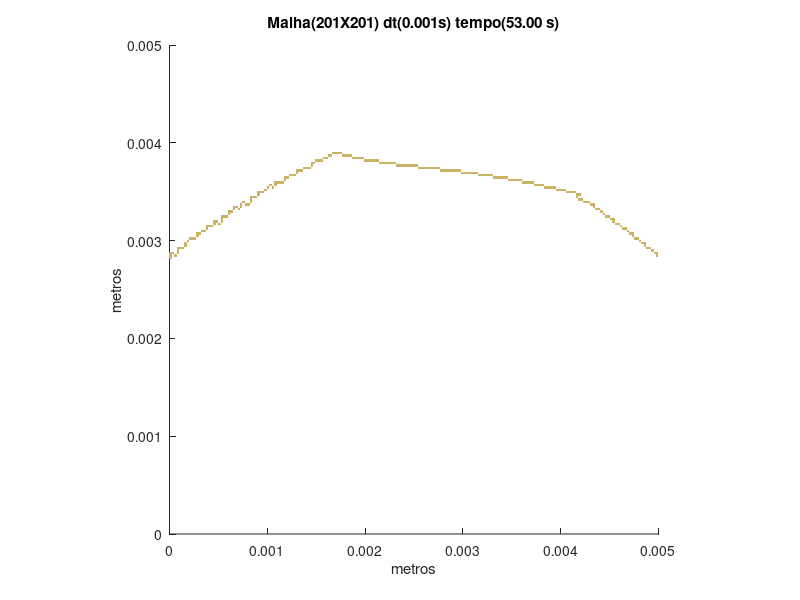

Write the MATLAB code that produced this figure.
set (gca,'PlotBoxAspectRatio',[1 1 1],'Xlim',[0,0.005],'Ylim',[0,0.005])
hold on
title('Malha(201X201) dt(0.001s) tempo(53.00 s)')
hold on
ylabel('metros')
hold on
xlabel('metros')
hold on

fill([0 0 2.48756218905473E-05 2.48756218905473E-05],[0.00281094527363184 0.00283582089552239 0.00283582089552239 0.00281094527363184],[0.8,0.7,0.4],'LineStyle','none')

fill([0 0 2.48756218905473E-05 2.48756218905473E-05],[0.00283582089552239 0.00286069651741294 0.00286069651741294 0.00283582089552239],[0.8,0.7,0.4],'LineStyle','none')

fill([4.97512437810945E-05 4.97512437810945E-05 7.46268656716418E-05 7.46268656716418E-05],[0.00283582089552239 0.00286069651741294 0.00286069651741294 0.00283582089552239],[0.8,0.7,0.4],'LineStyle','none')

fill([0.00497512437810945 0.00497512437810945 0.005 0.005],[0.00283582089552239 0.00286069651741294 0.00286069651741294 0.00283582089552239],[0.8,0.7,0.4],'LineStyle','none')

fill([0 0 2.48756218905473E-05 2.48756218905473E-05],[0.00286069651741294 0.00288557213930348 0.00288557213930348 0.00286069651741294],[0.8,0.7,0.4],'LineStyle','none')

fill([2.48756218905473E-05 2.48756218905473E-05 4.97512437810945E-05 4.97512437810945E-05],[0.00286069651741294 0.00288557213930348 0.00288557213930348 0.00286069651741294],[0.8,0.7,0.4],'LineStyle','none')

fill([7.46268656716418E-05 7.46268656716418E-05 9.95024875621891E-05 9.95024875621891E-05],[0.00286069651741294 0.00288557213930348 0.00288557213930348 0.00286069651741294],[0.8,0.7,0.4],'LineStyle','none')

fill([0.00495024875621891 0.00495024875621891 0.00497512437810945 0.00497512437810945],[0.00286069651741294 0.00288557213930348 0.00288557213930348 0.00286069651741294],[0.8,0.7,0.4],'LineStyle','none')

fill([0.00497512437810945 0.00497512437810945 0.005 0.005],[0.00286069651741294 0.00288557213930348 0.00288557213930348 0.00286069651741294],[0.8,0.7,0.4],'LineStyle','none')

fill([7.46268656716418E-05 7.46268656716418E-05 9.95024875621891E-05 9.95024875621891E-05],[0.00288557213930348 0.00291044776119403 0.00291044776119403 0.00288557213930348],[0.8,0.7,0.4],'LineStyle','none')

fill([0.00492537313432836 0.00492537313432836 0.00495024875621891 0.00495024875621891],[0.00288557213930348 0.00291044776119403 0.00291044776119403 0.00288557213930348],[0.8,0.7,0.4],'LineStyle','none')

fill([7.46268656716418E-05 7.46268656716418E-05 9.95024875621891E-05 9.95024875621891E-05],[0.00291044776119403 0.00293532338308458 0.00293532338308458 0.00291044776119403],[0.8,0.7,0.4],'LineStyle','none')

fill([9.95024875621891E-05 9.95024875621891E-05 0.000124378109452736 0.000124378109452736],[0.00291044776119403 0.00293532338308458 0.00293532338308458 0.00291044776119403],[0.8,0.7,0.4],'LineStyle','none')

fill([0.000124378109452736 0.000124378109452736 0.000149253731343284 0.000149253731343284],[0.00291044776119403 0.00293532338308458 0.00293532338308458 0.00291044776119403],[0.8,0.7,0.4],'LineStyle','none')

fill([0.00487562189054726 0.00487562189054726 0.00490049751243781 0.00490049751243781],[0.00291044776119403 0.00293532338308458 0.00293532338308458 0.00291044776119403],[0.8,0.7,0.4],'LineStyle','none')

fill([0.00490049751243781 0.00490049751243781 0.00492537313432836 0.00492537313432836],[0.00291044776119403 0.00293532338308458 0.00293532338308458 0.00291044776119403],[0.8,0.7,0.4],'LineStyle','none')

fill([0.000149253731343284 0.000149253731343284 0.000174129353233831 0.000174129353233831],[0.00293532338308458 0.00296019900497512 0.00296019900497512 0.00293532338308458],[0.8,0.7,0.4],'LineStyle','none')

fill([0.00485074626865672 0.00485074626865672 0.00487562189054726 0.00487562189054726],[0.00293532338308458 0.00296019900497512 0.00296019900497512 0.00293532338308458],[0.8,0.7,0.4],'LineStyle','none')

fill([0.000149253731343284 0.000149253731343284 0.000174129353233831 0.000174129353233831],[0.00296019900497512 0.00298507462686567 0.00298507462686567 0.00296019900497512],[0.8,0.7,0.4],'LineStyle','none')

fill([0.00482587064676617 0.00482587064676617 0.00485074626865672 0.00485074626865672],[0.00296019900497512 0.00298507462686567 0.00298507462686567 0.00296019900497512],[0.8,0.7,0.4],'LineStyle','none')

fill([0.00485074626865672 0.00485074626865672 0.00487562189054726 0.00487562189054726],[0.00296019900497512 0.00298507462686567 0.00298507462686567 0.00296019900497512],[0.8,0.7,0.4],'LineStyle','none')

fill([0.000174129353233831 0.000174129353233831 0.000199004975124378 0.000199004975124378],[0.00298507462686567 0.00300995024875622 0.00300995024875622 0.00298507462686567],[0.8,0.7,0.4],'LineStyle','none')

fill([0.00480099502487562 0.00480099502487562 0.00482587064676617 0.00482587064676617],[0.00298507462686567 0.00300995024875622 0.00300995024875622 0.00298507462686567],[0.8,0.7,0.4],'LineStyle','none')

fill([0.000199004975124378 0.000199004975124378 0.000223880597014925 0.000223880597014925],[0.00300995024875622 0.00303482587064677 0.00303482587064677 0.00300995024875622],[0.8,0.7,0.4],'LineStyle','none')

fill([0.000223880597014925 0.000223880597014925 0.000248756218905473 0.000248756218905473],[0.00300995024875622 0.00303482587064677 0.00303482587064677 0.00300995024875622],[0.8,0.7,0.4],'LineStyle','none')

fill([0.000248756218905473 0.000248756218905473 0.00027363184079602 0.00027363184079602],[0.00300995024875622 0.00303482587064677 0.00303482587064677 0.00300995024875622],[0.8,0.7,0.4],'LineStyle','none')

fill([0.00475124378109453 0.00475124378109453 0.00477611940298507 0.00477611940298507],[0.00300995024875622 0.00303482587064677 0.00303482587064677 0.00300995024875622],[0.8,0.7,0.4],'LineStyle','none')

fill([0.00477611940298507 0.00477611940298507 0.00480099502487562 0.00480099502487562],[0.00300995024875622 0.00303482587064677 0.00303482587064677 0.00300995024875622],[0.8,0.7,0.4],'LineStyle','none')

fill([0.00027363184079602 0.00027363184079602 0.000298507462686567 0.000298507462686567],[0.00303482587064677 0.00305970149253731 0.00305970149253731 0.00303482587064677],[0.8,0.7,0.4],'LineStyle','none')

fill([0.00472636815920398 0.00472636815920398 0.00475124378109453 0.00475124378109453],[0.00303482587064677 0.00305970149253731 0.00305970149253731 0.00303482587064677],[0.8,0.7,0.4],'LineStyle','none')

fill([0.00027363184079602 0.00027363184079602 0.000298507462686567 0.000298507462686567],[0.00305970149253731 0.00308457711442786 0.00308457711442786 0.00305970149253731],[0.8,0.7,0.4],'LineStyle','none')

fill([0.000298507462686567 0.000298507462686567 0.000323383084577114 0.000323383084577114],[0.00305970149253731 0.00308457711442786 0.00308457711442786 0.00305970149253731],[0.8,0.7,0.4],'LineStyle','none')

fill([0.00470149253731343 0.00470149253731343 0.00472636815920398 0.00472636815920398],[0.00305970149253731 0.00308457711442786 0.00308457711442786 0.00305970149253731],[0.8,0.7,0.4],'LineStyle','none')

fill([0.00472636815920398 0.00472636815920398 0.00475124378109453 0.00475124378109453],[0.00305970149253731 0.00308457711442786 0.00308457711442786 0.00305970149253731],[0.8,0.7,0.4],'LineStyle','none')

fill([0.000323383084577114 0.000323383084577114 0.000348258706467662 0.000348258706467662],[0.00308457711442786 0.00310945273631841 0.00310945273631841 0.00308457711442786],[0.8,0.7,0.4],'LineStyle','none')

fill([0.000348258706467662 0.000348258706467662 0.000373134328358209 0.000373134328358209],[0.00308457711442786 0.00310945273631841 0.00310945273631841 0.00308457711442786],[0.8,0.7,0.4],'LineStyle','none')

fill([0.00467661691542289 0.00467661691542289 0.00470149253731343 0.00470149253731343],[0.00308457711442786 0.00310945273631841 0.00310945273631841 0.00308457711442786],[0.8,0.7,0.4],'LineStyle','none')

fill([0.000373134328358209 0.000373134328358209 0.000398009950248756 0.000398009950248756],[0.00310945273631841 0.00313432835820896 0.00313432835820896 0.00310945273631841],[0.8,0.7,0.4],'LineStyle','none')

fill([0.00462686567164179 0.00462686567164179 0.00465174129353234 0.00465174129353234],[0.00310945273631841 0.00313432835820896 0.00313432835820896 0.00310945273631841],[0.8,0.7,0.4],'LineStyle','none')

fill([0.00465174129353234 0.00465174129353234 0.00467661691542289 0.00467661691542289],[0.00310945273631841 0.00313432835820896 0.00313432835820896 0.00310945273631841],[0.8,0.7,0.4],'LineStyle','none')

fill([0.000373134328358209 0.000373134328358209 0.000398009950248756 0.000398009950248756],[0.00313432835820896 0.0031592039800995 0.0031592039800995 0.00313432835820896],[0.8,0.7,0.4],'LineStyle','none')

fill([0.000398009950248756 0.000398009950248756 0.000422885572139303 0.000422885572139303],[0.00313432835820896 0.0031592039800995 0.0031592039800995 0.00313432835820896],[0.8,0.7,0.4],'LineStyle','none')

fill([0.000422885572139303 0.000422885572139303 0.000447761194029851 0.000447761194029851],[0.00313432835820896 0.0031592039800995 0.0031592039800995 0.00313432835820896],[0.8,0.7,0.4],'LineStyle','none')

fill([0.00460199004975124 0.00460199004975124 0.00462686567164179 0.00462686567164179],[0.00313432835820896 0.0031592039800995 0.0031592039800995 0.00313432835820896],[0.8,0.7,0.4],'LineStyle','none')

fill([0.000447761194029851 0.000447761194029851 0.000472636815920398 0.000472636815920398],[0.0031592039800995 0.00318407960199005 0.00318407960199005 0.0031592039800995],[0.8,0.7,0.4],'LineStyle','none')

fill([0.000497512437810945 0.000497512437810945 0.000522388059701492 0.000522388059701492],[0.0031592039800995 0.00318407960199005 0.00318407960199005 0.0031592039800995],[0.8,0.7,0.4],'LineStyle','none')

fill([0.00455223880597015 0.00455223880597015 0.0045771144278607 0.0045771144278607],[0.0031592039800995 0.00318407960199005 0.00318407960199005 0.0031592039800995],[0.8,0.7,0.4],'LineStyle','none')

fill([0.0045771144278607 0.0045771144278607 0.00460199004975124 0.00460199004975124],[0.0031592039800995 0.00318407960199005 0.00318407960199005 0.0031592039800995],[0.8,0.7,0.4],'LineStyle','none')

fill([0.000447761194029851 0.000447761194029851 0.000472636815920398 0.000472636815920398],[0.00318407960199005 0.0032089552238806 0.0032089552238806 0.00318407960199005],[0.8,0.7,0.4],'LineStyle','none')

fill([0.000472636815920398 0.000472636815920398 0.000497512437810945 0.000497512437810945],[0.00318407960199005 0.0032089552238806 0.0032089552238806 0.00318407960199005],[0.8,0.7,0.4],'LineStyle','none')

fill([0.000522388059701492 0.000522388059701492 0.00054726368159204 0.00054726368159204],[0.00318407960199005 0.0032089552238806 0.0032089552238806 0.00318407960199005],[0.8,0.7,0.4],'LineStyle','none')

fill([0.0045273631840796 0.0045273631840796 0.00455223880597015 0.00455223880597015],[0.00318407960199005 0.0032089552238806 0.0032089552238806 0.00318407960199005],[0.8,0.7,0.4],'LineStyle','none')

fill([0.000522388059701492 0.000522388059701492 0.00054726368159204 0.00054726368159204],[0.0032089552238806 0.00323383084577114 0.00323383084577114 0.0032089552238806],[0.8,0.7,0.4],'LineStyle','none')

fill([0.00450248756218905 0.00450248756218905 0.0045273631840796 0.0045273631840796],[0.0032089552238806 0.00323383084577114 0.00323383084577114 0.0032089552238806],[0.8,0.7,0.4],'LineStyle','none')

fill([0.0045273631840796 0.0045273631840796 0.00455223880597015 0.00455223880597015],[0.0032089552238806 0.00323383084577114 0.00323383084577114 0.0032089552238806],[0.8,0.7,0.4],'LineStyle','none')

fill([0.000522388059701492 0.000522388059701492 0.00054726368159204 0.00054726368159204],[0.00323383084577114 0.00325870646766169 0.00325870646766169 0.00323383084577114],[0.8,0.7,0.4],'LineStyle','none')

fill([0.00054726368159204 0.00054726368159204 0.000572139303482587 0.000572139303482587],[0.00323383084577114 0.00325870646766169 0.00325870646766169 0.00323383084577114],[0.8,0.7,0.4],'LineStyle','none')

fill([0.000572139303482587 0.000572139303482587 0.000597014925373134 0.000597014925373134],[0.00323383084577114 0.00325870646766169 0.00325870646766169 0.00323383084577114],[0.8,0.7,0.4],'LineStyle','none')

fill([0.00445273631840796 0.00445273631840796 0.00447761194029851 0.00447761194029851],[0.00323383084577114 0.00325870646766169 0.00325870646766169 0.00323383084577114],[0.8,0.7,0.4],'LineStyle','none')

fill([0.00447761194029851 0.00447761194029851 0.00450248756218905 0.00450248756218905],[0.00323383084577114 0.00325870646766169 0.00325870646766169 0.00323383084577114],[0.8,0.7,0.4],'LineStyle','none')

fill([0.000597014925373134 0.000597014925373134 0.000621890547263682 0.000621890547263682],[0.00325870646766169 0.00328358208955224 0.00328358208955224 0.00325870646766169],[0.8,0.7,0.4],'LineStyle','none')

fill([0.00442786069651741 0.00442786069651741 0.00445273631840796 0.00445273631840796],[0.00325870646766169 0.00328358208955224 0.00328358208955224 0.00325870646766169],[0.8,0.7,0.4],'LineStyle','none')

fill([0.000597014925373134 0.000597014925373134 0.000621890547263682 0.000621890547263682],[0.00328358208955224 0.00330845771144279 0.00330845771144279 0.00328358208955224],[0.8,0.7,0.4],'LineStyle','none')

fill([0.000621890547263682 0.000621890547263682 0.000646766169154229 0.000646766169154229],[0.00328358208955224 0.00330845771144279 0.00330845771144279 0.00328358208955224],[0.8,0.7,0.4],'LineStyle','none')

fill([0.00440298507462687 0.00440298507462687 0.00442786069651741 0.00442786069651741],[0.00328358208955224 0.00330845771144279 0.00330845771144279 0.00328358208955224],[0.8,0.7,0.4],'LineStyle','none')

fill([0.000646766169154229 0.000646766169154229 0.000671641791044776 0.000671641791044776],[0.00330845771144279 0.00333333333333333 0.00333333333333333 0.00330845771144279],[0.8,0.7,0.4],'LineStyle','none')

fill([0.000696517412935323 0.000696517412935323 0.000721393034825871 0.000721393034825871],[0.00330845771144279 0.00333333333333333 0.00333333333333333 0.00330845771144279],[0.8,0.7,0.4],'LineStyle','none')

fill([0.00435323383084577 0.00435323383084577 0.00437810945273632 0.00437810945273632],[0.00330845771144279 0.00333333333333333 0.00333333333333333 0.00330845771144279],[0.8,0.7,0.4],'LineStyle','none')

fill([0.00437810945273632 0.00437810945273632 0.00440298507462687 0.00440298507462687],[0.00330845771144279 0.00333333333333333 0.00333333333333333 0.00330845771144279],[0.8,0.7,0.4],'LineStyle','none')

fill([0.000646766169154229 0.000646766169154229 0.000671641791044776 0.000671641791044776],[0.00333333333333333 0.00335820895522388 0.00335820895522388 0.00333333333333333],[0.8,0.7,0.4],'LineStyle','none')

fill([0.000671641791044776 0.000671641791044776 0.000696517412935323 0.000696517412935323],[0.00333333333333333 0.00335820895522388 0.00335820895522388 0.00333333333333333],[0.8,0.7,0.4],'LineStyle','none')

fill([0.000721393034825871 0.000721393034825871 0.000746268656716418 0.000746268656716418],[0.00333333333333333 0.00335820895522388 0.00335820895522388 0.00333333333333333],[0.8,0.7,0.4],'LineStyle','none')

fill([0.00432835820895522 0.00432835820895522 0.00435323383084577 0.00435323383084577],[0.00333333333333333 0.00335820895522388 0.00335820895522388 0.00333333333333333],[0.8,0.7,0.4],'LineStyle','none')

fill([0.000721393034825871 0.000721393034825871 0.000746268656716418 0.000746268656716418],[0.00335820895522388 0.00338308457711443 0.00338308457711443 0.00335820895522388],[0.8,0.7,0.4],'LineStyle','none')

fill([0.000771144278606965 0.000771144278606965 0.000796019900497512 0.000796019900497512],[0.00335820895522388 0.00338308457711443 0.00338308457711443 0.00335820895522388],[0.8,0.7,0.4],'LineStyle','none')

fill([0.000796019900497512 0.000796019900497512 0.00082089552238806 0.00082089552238806],[0.00335820895522388 0.00338308457711443 0.00338308457711443 0.00335820895522388],[0.8,0.7,0.4],'LineStyle','none')

fill([0.00430348258706468 0.00430348258706468 0.00432835820895522 0.00432835820895522],[0.00335820895522388 0.00338308457711443 0.00338308457711443 0.00335820895522388],[0.8,0.7,0.4],'LineStyle','none')

fill([0.00432835820895522 0.00432835820895522 0.00435323383084577 0.00435323383084577],[0.00335820895522388 0.00338308457711443 0.00338308457711443 0.00335820895522388],[0.8,0.7,0.4],'LineStyle','none')

fill([0.000746268656716418 0.000746268656716418 0.000771144278606965 0.000771144278606965],[0.00338308457711443 0.00340796019900498 0.00340796019900498 0.00338308457711443],[0.8,0.7,0.4],'LineStyle','none')

fill([0.00082089552238806 0.00082089552238806 0.000845771144278607 0.000845771144278607],[0.00338308457711443 0.00340796019900498 0.00340796019900498 0.00338308457711443],[0.8,0.7,0.4],'LineStyle','none')

fill([0.00422885572139303 0.00422885572139303 0.00425373134328358 0.00425373134328358],[0.00338308457711443 0.00340796019900498 0.00340796019900498 0.00338308457711443],[0.8,0.7,0.4],'LineStyle','none')

fill([0.00425373134328358 0.00425373134328358 0.00427860696517413 0.00427860696517413],[0.00338308457711443 0.00340796019900498 0.00340796019900498 0.00338308457711443],[0.8,0.7,0.4],'LineStyle','none')

fill([0.00427860696517413 0.00427860696517413 0.00430348258706468 0.00430348258706468],[0.00338308457711443 0.00340796019900498 0.00340796019900498 0.00338308457711443],[0.8,0.7,0.4],'LineStyle','none')

fill([0.00082089552238806 0.00082089552238806 0.000845771144278607 0.000845771144278607],[0.00340796019900498 0.00343283582089552 0.00343283582089552 0.00340796019900498],[0.8,0.7,0.4],'LineStyle','none')

fill([0.00417910447761194 0.00417910447761194 0.00420398009950249 0.00420398009950249],[0.00340796019900498 0.00343283582089552 0.00343283582089552 0.00340796019900498],[0.8,0.7,0.4],'LineStyle','none')

fill([0.00420398009950249 0.00420398009950249 0.00422885572139303 0.00422885572139303],[0.00340796019900498 0.00343283582089552 0.00343283582089552 0.00340796019900498],[0.8,0.7,0.4],'LineStyle','none')

fill([0.00082089552238806 0.00082089552238806 0.000845771144278607 0.000845771144278607],[0.00343283582089552 0.00345771144278607 0.00345771144278607 0.00343283582089552],[0.8,0.7,0.4],'LineStyle','none')

fill([0.000845771144278607 0.000845771144278607 0.000870646766169154 0.000870646766169154],[0.00343283582089552 0.00345771144278607 0.00345771144278607 0.00343283582089552],[0.8,0.7,0.4],'LineStyle','none')

fill([0.000870646766169154 0.000870646766169154 0.000895522388059702 0.000895522388059702],[0.00343283582089552 0.00345771144278607 0.00345771144278607 0.00343283582089552],[0.8,0.7,0.4],'LineStyle','none')

fill([0.00415422885572139 0.00415422885572139 0.00417910447761194 0.00417910447761194],[0.00343283582089552 0.00345771144278607 0.00345771144278607 0.00343283582089552],[0.8,0.7,0.4],'LineStyle','none')

fill([0.000895522388059702 0.000895522388059702 0.000920398009950249 0.000920398009950249],[0.00345771144278607 0.00348258706467662 0.00348258706467662 0.00345771144278607],[0.8,0.7,0.4],'LineStyle','none')

fill([0.00415422885572139 0.00415422885572139 0.00417910447761194 0.00417910447761194],[0.00345771144278607 0.00348258706467662 0.00348258706467662 0.00345771144278607],[0.8,0.7,0.4],'LineStyle','none')

fill([0.00417910447761194 0.00417910447761194 0.00420398009950249 0.00420398009950249],[0.00345771144278607 0.00348258706467662 0.00348258706467662 0.00345771144278607],[0.8,0.7,0.4],'LineStyle','none')

fill([0.000895522388059702 0.000895522388059702 0.000920398009950249 0.000920398009950249],[0.00348258706467662 0.00350746268656716 0.00350746268656716 0.00348258706467662],[0.8,0.7,0.4],'LineStyle','none')

fill([0.000920398009950249 0.000920398009950249 0.000945273631840796 0.000945273631840796],[0.00348258706467662 0.00350746268656716 0.00350746268656716 0.00348258706467662],[0.8,0.7,0.4],'LineStyle','none')

fill([0.000945273631840796 0.000945273631840796 0.000970149253731343 0.000970149253731343],[0.00348258706467662 0.00350746268656716 0.00350746268656716 0.00348258706467662],[0.8,0.7,0.4],'LineStyle','none')

fill([0.0040547263681592 0.0040547263681592 0.00407960199004975 0.00407960199004975],[0.00348258706467662 0.00350746268656716 0.00350746268656716 0.00348258706467662],[0.8,0.7,0.4],'LineStyle','none')

fill([0.00407960199004975 0.00407960199004975 0.0041044776119403 0.0041044776119403],[0.00348258706467662 0.00350746268656716 0.00350746268656716 0.00348258706467662],[0.8,0.7,0.4],'LineStyle','none')

fill([0.0041044776119403 0.0041044776119403 0.00412935323383085 0.00412935323383085],[0.00348258706467662 0.00350746268656716 0.00350746268656716 0.00348258706467662],[0.8,0.7,0.4],'LineStyle','none')

fill([0.00412935323383085 0.00412935323383085 0.00415422885572139 0.00415422885572139],[0.00348258706467662 0.00350746268656716 0.00350746268656716 0.00348258706467662],[0.8,0.7,0.4],'LineStyle','none')

fill([0.000970149253731343 0.000970149253731343 0.00099502487562189 0.00099502487562189],[0.00350746268656716 0.00353233830845771 0.00353233830845771 0.00350746268656716],[0.8,0.7,0.4],'LineStyle','none')

fill([0.00395522388059701 0.00395522388059701 0.00398009950248756 0.00398009950248756],[0.00350746268656716 0.00353233830845771 0.00353233830845771 0.00350746268656716],[0.8,0.7,0.4],'LineStyle','none')

fill([0.00398009950248756 0.00398009950248756 0.00400497512437811 0.00400497512437811],[0.00350746268656716 0.00353233830845771 0.00353233830845771 0.00350746268656716],[0.8,0.7,0.4],'LineStyle','none')

fill([0.00400497512437811 0.00400497512437811 0.00402985074626866 0.00402985074626866],[0.00350746268656716 0.00353233830845771 0.00353233830845771 0.00350746268656716],[0.8,0.7,0.4],'LineStyle','none')

fill([0.00402985074626866 0.00402985074626866 0.0040547263681592 0.0040547263681592],[0.00350746268656716 0.00353233830845771 0.00353233830845771 0.00350746268656716],[0.8,0.7,0.4],'LineStyle','none')

fill([0.00099502487562189 0.00099502487562189 0.00101990049751244 0.00101990049751244],[0.00353233830845771 0.00355721393034826 0.00355721393034826 0.00353233830845771],[0.8,0.7,0.4],'LineStyle','none')

fill([0.00104477611940298 0.00104477611940298 0.00106965174129353 0.00106965174129353],[0.00353233830845771 0.00355721393034826 0.00355721393034826 0.00353233830845771],[0.8,0.7,0.4],'LineStyle','none')

fill([0.00383084577114428 0.00383084577114428 0.00385572139303483 0.00385572139303483],[0.00353233830845771 0.00355721393034826 0.00355721393034826 0.00353233830845771],[0.8,0.7,0.4],'LineStyle','none')

fill([0.00385572139303483 0.00385572139303483 0.00388059701492537 0.00388059701492537],[0.00353233830845771 0.00355721393034826 0.00355721393034826 0.00353233830845771],[0.8,0.7,0.4],'LineStyle','none')

fill([0.00388059701492537 0.00388059701492537 0.00390547263681592 0.00390547263681592],[0.00353233830845771 0.00355721393034826 0.00355721393034826 0.00353233830845771],[0.8,0.7,0.4],'LineStyle','none')

fill([0.00390547263681592 0.00390547263681592 0.00393034825870647 0.00393034825870647],[0.00353233830845771 0.00355721393034826 0.00355721393034826 0.00353233830845771],[0.8,0.7,0.4],'LineStyle','none')

fill([0.00393034825870647 0.00393034825870647 0.00395522388059701 0.00395522388059701],[0.00353233830845771 0.00355721393034826 0.00355721393034826 0.00353233830845771],[0.8,0.7,0.4],'LineStyle','none')

fill([0.00101990049751244 0.00101990049751244 0.00104477611940298 0.00104477611940298],[0.00355721393034826 0.00358208955223881 0.00358208955223881 0.00355721393034826],[0.8,0.7,0.4],'LineStyle','none')

fill([0.00106965174129353 0.00106965174129353 0.00109452736318408 0.00109452736318408],[0.00355721393034826 0.00358208955223881 0.00358208955223881 0.00355721393034826],[0.8,0.7,0.4],'LineStyle','none')

fill([0.00373134328358209 0.00373134328358209 0.00375621890547264 0.00375621890547264],[0.00355721393034826 0.00358208955223881 0.00358208955223881 0.00355721393034826],[0.8,0.7,0.4],'LineStyle','none')

fill([0.00375621890547264 0.00375621890547264 0.00378109452736318 0.00378109452736318],[0.00355721393034826 0.00358208955223881 0.00358208955223881 0.00355721393034826],[0.8,0.7,0.4],'LineStyle','none')

fill([0.00378109452736318 0.00378109452736318 0.00380597014925373 0.00380597014925373],[0.00355721393034826 0.00358208955223881 0.00358208955223881 0.00355721393034826],[0.8,0.7,0.4],'LineStyle','none')

fill([0.00380597014925373 0.00380597014925373 0.00383084577114428 0.00383084577114428],[0.00355721393034826 0.00358208955223881 0.00358208955223881 0.00355721393034826],[0.8,0.7,0.4],'LineStyle','none')

fill([0.00106965174129353 0.00106965174129353 0.00109452736318408 0.00109452736318408],[0.00358208955223881 0.00360696517412935 0.00360696517412935 0.00358208955223881],[0.8,0.7,0.4],'LineStyle','none')

fill([0.00109452736318408 0.00109452736318408 0.00111940298507463 0.00111940298507463],[0.00358208955223881 0.00360696517412935 0.00360696517412935 0.00358208955223881],[0.8,0.7,0.4],'LineStyle','none')

fill([0.00111940298507463 0.00111940298507463 0.00114427860696517 0.00114427860696517],[0.00358208955223881 0.00360696517412935 0.00360696517412935 0.00358208955223881],[0.8,0.7,0.4],'LineStyle','none')

fill([0.00114427860696517 0.00114427860696517 0.00116915422885572 0.00116915422885572],[0.00358208955223881 0.00360696517412935 0.00360696517412935 0.00358208955223881],[0.8,0.7,0.4],'LineStyle','none')

fill([0.00360696517412935 0.00360696517412935 0.0036318407960199 0.0036318407960199],[0.00358208955223881 0.00360696517412935 0.00360696517412935 0.00358208955223881],[0.8,0.7,0.4],'LineStyle','none')

fill([0.0036318407960199 0.0036318407960199 0.00365671641791045 0.00365671641791045],[0.00358208955223881 0.00360696517412935 0.00360696517412935 0.00358208955223881],[0.8,0.7,0.4],'LineStyle','none')

fill([0.00365671641791045 0.00365671641791045 0.003681592039801 0.003681592039801],[0.00358208955223881 0.00360696517412935 0.00360696517412935 0.00358208955223881],[0.8,0.7,0.4],'LineStyle','none')

fill([0.003681592039801 0.003681592039801 0.00370646766169154 0.00370646766169154],[0.00358208955223881 0.00360696517412935 0.00360696517412935 0.00358208955223881],[0.8,0.7,0.4],'LineStyle','none')

fill([0.00370646766169154 0.00370646766169154 0.00373134328358209 0.00373134328358209],[0.00358208955223881 0.00360696517412935 0.00360696517412935 0.00358208955223881],[0.8,0.7,0.4],'LineStyle','none')

fill([0.00116915422885572 0.00116915422885572 0.00119402985074627 0.00119402985074627],[0.00360696517412935 0.0036318407960199 0.0036318407960199 0.00360696517412935],[0.8,0.7,0.4],'LineStyle','none')

fill([0.00345771144278607 0.00345771144278607 0.00348258706467662 0.00348258706467662],[0.00360696517412935 0.0036318407960199 0.0036318407960199 0.00360696517412935],[0.8,0.7,0.4],'LineStyle','none')

fill([0.00348258706467662 0.00348258706467662 0.00350746268656716 0.00350746268656716],[0.00360696517412935 0.0036318407960199 0.0036318407960199 0.00360696517412935],[0.8,0.7,0.4],'LineStyle','none')

fill([0.00350746268656716 0.00350746268656716 0.00353233830845771 0.00353233830845771],[0.00360696517412935 0.0036318407960199 0.0036318407960199 0.00360696517412935],[0.8,0.7,0.4],'LineStyle','none')

fill([0.00353233830845771 0.00353233830845771 0.00355721393034826 0.00355721393034826],[0.00360696517412935 0.0036318407960199 0.0036318407960199 0.00360696517412935],[0.8,0.7,0.4],'LineStyle','none')

fill([0.00355721393034826 0.00355721393034826 0.00358208955223881 0.00358208955223881],[0.00360696517412935 0.0036318407960199 0.0036318407960199 0.00360696517412935],[0.8,0.7,0.4],'LineStyle','none')

fill([0.00358208955223881 0.00358208955223881 0.00360696517412935 0.00360696517412935],[0.00360696517412935 0.0036318407960199 0.0036318407960199 0.00360696517412935],[0.8,0.7,0.4],'LineStyle','none')

fill([0.00116915422885572 0.00116915422885572 0.00119402985074627 0.00119402985074627],[0.0036318407960199 0.00365671641791045 0.00365671641791045 0.0036318407960199],[0.8,0.7,0.4],'LineStyle','none')

fill([0.00119402985074627 0.00119402985074627 0.00121890547263682 0.00121890547263682],[0.0036318407960199 0.00365671641791045 0.00365671641791045 0.0036318407960199],[0.8,0.7,0.4],'LineStyle','none')

fill([0.00330845771144279 0.00330845771144279 0.00333333333333333 0.00333333333333333],[0.0036318407960199 0.00365671641791045 0.00365671641791045 0.0036318407960199],[0.8,0.7,0.4],'LineStyle','none')

fill([0.00333333333333333 0.00333333333333333 0.00335820895522388 0.00335820895522388],[0.0036318407960199 0.00365671641791045 0.00365671641791045 0.0036318407960199],[0.8,0.7,0.4],'LineStyle','none')

fill([0.00335820895522388 0.00335820895522388 0.00338308457711443 0.00338308457711443],[0.0036318407960199 0.00365671641791045 0.00365671641791045 0.0036318407960199],[0.8,0.7,0.4],'LineStyle','none')

fill([0.00338308457711443 0.00338308457711443 0.00340796019900498 0.00340796019900498],[0.0036318407960199 0.00365671641791045 0.00365671641791045 0.0036318407960199],[0.8,0.7,0.4],'LineStyle','none')

fill([0.00340796019900498 0.00340796019900498 0.00343283582089552 0.00343283582089552],[0.0036318407960199 0.00365671641791045 0.00365671641791045 0.0036318407960199],[0.8,0.7,0.4],'LineStyle','none')

fill([0.00343283582089552 0.00343283582089552 0.00345771144278607 0.00345771144278607],[0.0036318407960199 0.00365671641791045 0.00365671641791045 0.0036318407960199],[0.8,0.7,0.4],'LineStyle','none')

fill([0.00121890547263682 0.00121890547263682 0.00124378109452736 0.00124378109452736],[0.00365671641791045 0.003681592039801 0.003681592039801 0.00365671641791045],[0.8,0.7,0.4],'LineStyle','none')

fill([0.00124378109452736 0.00124378109452736 0.00126865671641791 0.00126865671641791],[0.00365671641791045 0.003681592039801 0.003681592039801 0.00365671641791045],[0.8,0.7,0.4],'LineStyle','none')

fill([0.00126865671641791 0.00126865671641791 0.00129353233830846 0.00129353233830846],[0.00365671641791045 0.003681592039801 0.003681592039801 0.00365671641791045],[0.8,0.7,0.4],'LineStyle','none')

fill([0.0031592039800995 0.0031592039800995 0.00318407960199005 0.00318407960199005],[0.00365671641791045 0.003681592039801 0.003681592039801 0.00365671641791045],[0.8,0.7,0.4],'LineStyle','none')

fill([0.00318407960199005 0.00318407960199005 0.0032089552238806 0.0032089552238806],[0.00365671641791045 0.003681592039801 0.003681592039801 0.00365671641791045],[0.8,0.7,0.4],'LineStyle','none')

fill([0.0032089552238806 0.0032089552238806 0.00323383084577114 0.00323383084577114],[0.00365671641791045 0.003681592039801 0.003681592039801 0.00365671641791045],[0.8,0.7,0.4],'LineStyle','none')

fill([0.00323383084577114 0.00323383084577114 0.00325870646766169 0.00325870646766169],[0.00365671641791045 0.003681592039801 0.003681592039801 0.00365671641791045],[0.8,0.7,0.4],'LineStyle','none')

fill([0.00325870646766169 0.00325870646766169 0.00328358208955224 0.00328358208955224],[0.00365671641791045 0.003681592039801 0.003681592039801 0.00365671641791045],[0.8,0.7,0.4],'LineStyle','none')

fill([0.00328358208955224 0.00328358208955224 0.00330845771144279 0.00330845771144279],[0.00365671641791045 0.003681592039801 0.003681592039801 0.00365671641791045],[0.8,0.7,0.4],'LineStyle','none')

fill([0.00129353233830846 0.00129353233830846 0.001318407960199 0.001318407960199],[0.003681592039801 0.00370646766169154 0.00370646766169154 0.003681592039801],[0.8,0.7,0.4],'LineStyle','none')

fill([0.00298507462686567 0.00298507462686567 0.00300995024875622 0.00300995024875622],[0.003681592039801 0.00370646766169154 0.00370646766169154 0.003681592039801],[0.8,0.7,0.4],'LineStyle','none')

fill([0.00300995024875622 0.00300995024875622 0.00303482587064677 0.00303482587064677],[0.003681592039801 0.00370646766169154 0.00370646766169154 0.003681592039801],[0.8,0.7,0.4],'LineStyle','none')

fill([0.00303482587064677 0.00303482587064677 0.00305970149253731 0.00305970149253731],[0.003681592039801 0.00370646766169154 0.00370646766169154 0.003681592039801],[0.8,0.7,0.4],'LineStyle','none')

fill([0.00305970149253731 0.00305970149253731 0.00308457711442786 0.00308457711442786],[0.003681592039801 0.00370646766169154 0.00370646766169154 0.003681592039801],[0.8,0.7,0.4],'LineStyle','none')

fill([0.00308457711442786 0.00308457711442786 0.00310945273631841 0.00310945273631841],[0.003681592039801 0.00370646766169154 0.00370646766169154 0.003681592039801],[0.8,0.7,0.4],'LineStyle','none')

fill([0.00310945273631841 0.00310945273631841 0.00313432835820896 0.00313432835820896],[0.003681592039801 0.00370646766169154 0.00370646766169154 0.003681592039801],[0.8,0.7,0.4],'LineStyle','none')

fill([0.00313432835820896 0.00313432835820896 0.0031592039800995 0.0031592039800995],[0.003681592039801 0.00370646766169154 0.00370646766169154 0.003681592039801],[0.8,0.7,0.4],'LineStyle','none')

fill([0.00129353233830846 0.00129353233830846 0.001318407960199 0.001318407960199],[0.00370646766169154 0.00373134328358209 0.00373134328358209 0.00370646766169154],[0.8,0.7,0.4],'LineStyle','none')

fill([0.001318407960199 0.001318407960199 0.00134328358208955 0.00134328358208955],[0.00370646766169154 0.00373134328358209 0.00373134328358209 0.00370646766169154],[0.8,0.7,0.4],'LineStyle','none')

fill([0.00134328358208955 0.00134328358208955 0.0013681592039801 0.0013681592039801],[0.00370646766169154 0.00373134328358209 0.00373134328358209 0.00370646766169154],[0.8,0.7,0.4],'LineStyle','none')

fill([0.00276119402985075 0.00276119402985075 0.00278606965174129 0.00278606965174129],[0.00370646766169154 0.00373134328358209 0.00373134328358209 0.00370646766169154],[0.8,0.7,0.4],'LineStyle','none')

fill([0.00278606965174129 0.00278606965174129 0.00281094527363184 0.00281094527363184],[0.00370646766169154 0.00373134328358209 0.00373134328358209 0.00370646766169154],[0.8,0.7,0.4],'LineStyle','none')

fill([0.00281094527363184 0.00281094527363184 0.00283582089552239 0.00283582089552239],[0.00370646766169154 0.00373134328358209 0.00373134328358209 0.00370646766169154],[0.8,0.7,0.4],'LineStyle','none')

fill([0.00283582089552239 0.00283582089552239 0.00286069651741294 0.00286069651741294],[0.00370646766169154 0.00373134328358209 0.00373134328358209 0.00370646766169154],[0.8,0.7,0.4],'LineStyle','none')

fill([0.00286069651741294 0.00286069651741294 0.00288557213930348 0.00288557213930348],[0.00370646766169154 0.00373134328358209 0.00373134328358209 0.00370646766169154],[0.8,0.7,0.4],'LineStyle','none')

fill([0.00288557213930348 0.00288557213930348 0.00291044776119403 0.00291044776119403],[0.00370646766169154 0.00373134328358209 0.00373134328358209 0.00370646766169154],[0.8,0.7,0.4],'LineStyle','none')

fill([0.00291044776119403 0.00291044776119403 0.00293532338308458 0.00293532338308458],[0.00370646766169154 0.00373134328358209 0.00373134328358209 0.00370646766169154],[0.8,0.7,0.4],'LineStyle','none')

fill([0.00293532338308458 0.00293532338308458 0.00296019900497512 0.00296019900497512],[0.00370646766169154 0.00373134328358209 0.00373134328358209 0.00370646766169154],[0.8,0.7,0.4],'LineStyle','none')

fill([0.00296019900497512 0.00296019900497512 0.00298507462686567 0.00298507462686567],[0.00370646766169154 0.00373134328358209 0.00373134328358209 0.00370646766169154],[0.8,0.7,0.4],'LineStyle','none')

fill([0.0013681592039801 0.0013681592039801 0.00139303482587065 0.00139303482587065],[0.00373134328358209 0.00375621890547264 0.00375621890547264 0.00373134328358209],[0.8,0.7,0.4],'LineStyle','none')

fill([0.00139303482587065 0.00139303482587065 0.00141791044776119 0.00141791044776119],[0.00373134328358209 0.00375621890547264 0.00375621890547264 0.00373134328358209],[0.8,0.7,0.4],'LineStyle','none')

fill([0.00141791044776119 0.00141791044776119 0.00144278606965174 0.00144278606965174],[0.00373134328358209 0.00375621890547264 0.00375621890547264 0.00373134328358209],[0.8,0.7,0.4],'LineStyle','none')

fill([0.00253731343283582 0.00253731343283582 0.00256218905472637 0.00256218905472637],[0.00373134328358209 0.00375621890547264 0.00375621890547264 0.00373134328358209],[0.8,0.7,0.4],'LineStyle','none')

fill([0.00256218905472637 0.00256218905472637 0.00258706467661692 0.00258706467661692],[0.00373134328358209 0.00375621890547264 0.00375621890547264 0.00373134328358209],[0.8,0.7,0.4],'LineStyle','none')

fill([0.00258706467661692 0.00258706467661692 0.00261194029850746 0.00261194029850746],[0.00373134328358209 0.00375621890547264 0.00375621890547264 0.00373134328358209],[0.8,0.7,0.4],'LineStyle','none')

fill([0.00261194029850746 0.00261194029850746 0.00263681592039801 0.00263681592039801],[0.00373134328358209 0.00375621890547264 0.00375621890547264 0.00373134328358209],[0.8,0.7,0.4],'LineStyle','none')

fill([0.00263681592039801 0.00263681592039801 0.00266169154228856 0.00266169154228856],[0.00373134328358209 0.00375621890547264 0.00375621890547264 0.00373134328358209],[0.8,0.7,0.4],'LineStyle','none')

fill([0.00266169154228856 0.00266169154228856 0.0026865671641791 0.0026865671641791],[0.00373134328358209 0.00375621890547264 0.00375621890547264 0.00373134328358209],[0.8,0.7,0.4],'LineStyle','none')

fill([0.0026865671641791 0.0026865671641791 0.00271144278606965 0.00271144278606965],[0.00373134328358209 0.00375621890547264 0.00375621890547264 0.00373134328358209],[0.8,0.7,0.4],'LineStyle','none')

fill([0.00271144278606965 0.00271144278606965 0.0027363184079602 0.0027363184079602],[0.00373134328358209 0.00375621890547264 0.00375621890547264 0.00373134328358209],[0.8,0.7,0.4],'LineStyle','none')

fill([0.0027363184079602 0.0027363184079602 0.00276119402985075 0.00276119402985075],[0.00373134328358209 0.00375621890547264 0.00375621890547264 0.00373134328358209],[0.8,0.7,0.4],'LineStyle','none')

fill([0.00144278606965174 0.00144278606965174 0.00146766169154229 0.00146766169154229],[0.00375621890547264 0.00378109452736318 0.00378109452736318 0.00375621890547264],[0.8,0.7,0.4],'LineStyle','none')

fill([0.0023134328358209 0.0023134328358209 0.00233830845771144 0.00233830845771144],[0.00375621890547264 0.00378109452736318 0.00378109452736318 0.00375621890547264],[0.8,0.7,0.4],'LineStyle','none')

fill([0.00233830845771144 0.00233830845771144 0.00236318407960199 0.00236318407960199],[0.00375621890547264 0.00378109452736318 0.00378109452736318 0.00375621890547264],[0.8,0.7,0.4],'LineStyle','none')

fill([0.00236318407960199 0.00236318407960199 0.00238805970149254 0.00238805970149254],[0.00375621890547264 0.00378109452736318 0.00378109452736318 0.00375621890547264],[0.8,0.7,0.4],'LineStyle','none')

fill([0.00238805970149254 0.00238805970149254 0.00241293532338308 0.00241293532338308],[0.00375621890547264 0.00378109452736318 0.00378109452736318 0.00375621890547264],[0.8,0.7,0.4],'LineStyle','none')

fill([0.00241293532338308 0.00241293532338308 0.00243781094527363 0.00243781094527363],[0.00375621890547264 0.00378109452736318 0.00378109452736318 0.00375621890547264],[0.8,0.7,0.4],'LineStyle','none')

fill([0.00243781094527363 0.00243781094527363 0.00246268656716418 0.00246268656716418],[0.00375621890547264 0.00378109452736318 0.00378109452736318 0.00375621890547264],[0.8,0.7,0.4],'LineStyle','none')

fill([0.00246268656716418 0.00246268656716418 0.00248756218905473 0.00248756218905473],[0.00375621890547264 0.00378109452736318 0.00378109452736318 0.00375621890547264],[0.8,0.7,0.4],'LineStyle','none')

fill([0.00248756218905473 0.00248756218905473 0.00251243781094527 0.00251243781094527],[0.00375621890547264 0.00378109452736318 0.00378109452736318 0.00375621890547264],[0.8,0.7,0.4],'LineStyle','none')

fill([0.00251243781094527 0.00251243781094527 0.00253731343283582 0.00253731343283582],[0.00375621890547264 0.00378109452736318 0.00378109452736318 0.00375621890547264],[0.8,0.7,0.4],'LineStyle','none')

fill([0.00144278606965174 0.00144278606965174 0.00146766169154229 0.00146766169154229],[0.00378109452736318 0.00380597014925373 0.00380597014925373 0.00378109452736318],[0.8,0.7,0.4],'LineStyle','none')

fill([0.00146766169154229 0.00146766169154229 0.00149253731343284 0.00149253731343284],[0.00378109452736318 0.00380597014925373 0.00380597014925373 0.00378109452736318],[0.8,0.7,0.4],'LineStyle','none')

fill([0.00213930348258706 0.00213930348258706 0.00216417910447761 0.00216417910447761],[0.00378109452736318 0.00380597014925373 0.00380597014925373 0.00378109452736318],[0.8,0.7,0.4],'LineStyle','none')

fill([0.00216417910447761 0.00216417910447761 0.00218905472636816 0.00218905472636816],[0.00378109452736318 0.00380597014925373 0.00380597014925373 0.00378109452736318],[0.8,0.7,0.4],'LineStyle','none')

fill([0.00218905472636816 0.00218905472636816 0.00221393034825871 0.00221393034825871],[0.00378109452736318 0.00380597014925373 0.00380597014925373 0.00378109452736318],[0.8,0.7,0.4],'LineStyle','none')

fill([0.00221393034825871 0.00221393034825871 0.00223880597014925 0.00223880597014925],[0.00378109452736318 0.00380597014925373 0.00380597014925373 0.00378109452736318],[0.8,0.7,0.4],'LineStyle','none')

fill([0.00223880597014925 0.00223880597014925 0.0022636815920398 0.0022636815920398],[0.00378109452736318 0.00380597014925373 0.00380597014925373 0.00378109452736318],[0.8,0.7,0.4],'LineStyle','none')

fill([0.0022636815920398 0.0022636815920398 0.00228855721393035 0.00228855721393035],[0.00378109452736318 0.00380597014925373 0.00380597014925373 0.00378109452736318],[0.8,0.7,0.4],'LineStyle','none')

fill([0.00228855721393035 0.00228855721393035 0.0023134328358209 0.0023134328358209],[0.00378109452736318 0.00380597014925373 0.00380597014925373 0.00378109452736318],[0.8,0.7,0.4],'LineStyle','none')

fill([0.00149253731343284 0.00149253731343284 0.00151741293532338 0.00151741293532338],[0.00380597014925373 0.00383084577114428 0.00383084577114428 0.00380597014925373],[0.8,0.7,0.4],'LineStyle','none')

fill([0.00151741293532338 0.00151741293532338 0.00154228855721393 0.00154228855721393],[0.00380597014925373 0.00383084577114428 0.00383084577114428 0.00380597014925373],[0.8,0.7,0.4],'LineStyle','none')

fill([0.00154228855721393 0.00154228855721393 0.00156716417910448 0.00156716417910448],[0.00380597014925373 0.00383084577114428 0.00383084577114428 0.00380597014925373],[0.8,0.7,0.4],'LineStyle','none')

fill([0.00199004975124378 0.00199004975124378 0.00201492537313433 0.00201492537313433],[0.00380597014925373 0.00383084577114428 0.00383084577114428 0.00380597014925373],[0.8,0.7,0.4],'LineStyle','none')

fill([0.00201492537313433 0.00201492537313433 0.00203980099502488 0.00203980099502488],[0.00380597014925373 0.00383084577114428 0.00383084577114428 0.00380597014925373],[0.8,0.7,0.4],'LineStyle','none')

fill([0.00203980099502488 0.00203980099502488 0.00206467661691542 0.00206467661691542],[0.00380597014925373 0.00383084577114428 0.00383084577114428 0.00380597014925373],[0.8,0.7,0.4],'LineStyle','none')

fill([0.00206467661691542 0.00206467661691542 0.00208955223880597 0.00208955223880597],[0.00380597014925373 0.00383084577114428 0.00383084577114428 0.00380597014925373],[0.8,0.7,0.4],'LineStyle','none')

fill([0.00208955223880597 0.00208955223880597 0.00211442786069652 0.00211442786069652],[0.00380597014925373 0.00383084577114428 0.00383084577114428 0.00380597014925373],[0.8,0.7,0.4],'LineStyle','none')

fill([0.00211442786069652 0.00211442786069652 0.00213930348258706 0.00213930348258706],[0.00380597014925373 0.00383084577114428 0.00383084577114428 0.00380597014925373],[0.8,0.7,0.4],'LineStyle','none')

fill([0.00156716417910448 0.00156716417910448 0.00159203980099502 0.00159203980099502],[0.00383084577114428 0.00385572139303483 0.00385572139303483 0.00383084577114428],[0.8,0.7,0.4],'LineStyle','none')

fill([0.00159203980099502 0.00159203980099502 0.00161691542288557 0.00161691542288557],[0.00383084577114428 0.00385572139303483 0.00385572139303483 0.00383084577114428],[0.8,0.7,0.4],'LineStyle','none')

fill([0.00186567164179104 0.00186567164179104 0.00189054726368159 0.00189054726368159],[0.00383084577114428 0.00385572139303483 0.00385572139303483 0.00383084577114428],[0.8,0.7,0.4],'LineStyle','none')

fill([0.00189054726368159 0.00189054726368159 0.00191542288557214 0.00191542288557214],[0.00383084577114428 0.00385572139303483 0.00385572139303483 0.00383084577114428],[0.8,0.7,0.4],'LineStyle','none')

fill([0.00191542288557214 0.00191542288557214 0.00194029850746269 0.00194029850746269],[0.00383084577114428 0.00385572139303483 0.00385572139303483 0.00383084577114428],[0.8,0.7,0.4],'LineStyle','none')

fill([0.00194029850746269 0.00194029850746269 0.00196517412935323 0.00196517412935323],[0.00383084577114428 0.00385572139303483 0.00385572139303483 0.00383084577114428],[0.8,0.7,0.4],'LineStyle','none')

fill([0.00196517412935323 0.00196517412935323 0.00199004975124378 0.00199004975124378],[0.00383084577114428 0.00385572139303483 0.00385572139303483 0.00383084577114428],[0.8,0.7,0.4],'LineStyle','none')

fill([0.00161691542288557 0.00161691542288557 0.00164179104477612 0.00164179104477612],[0.00385572139303483 0.00388059701492537 0.00388059701492537 0.00385572139303483],[0.8,0.7,0.4],'LineStyle','none')

fill([0.00164179104477612 0.00164179104477612 0.00166666666666667 0.00166666666666667],[0.00385572139303483 0.00388059701492537 0.00388059701492537 0.00385572139303483],[0.8,0.7,0.4],'LineStyle','none')

fill([0.00176616915422886 0.00176616915422886 0.0017910447761194 0.0017910447761194],[0.00385572139303483 0.00388059701492537 0.00388059701492537 0.00385572139303483],[0.8,0.7,0.4],'LineStyle','none')

fill([0.0017910447761194 0.0017910447761194 0.00181592039800995 0.00181592039800995],[0.00385572139303483 0.00388059701492537 0.00388059701492537 0.00385572139303483],[0.8,0.7,0.4],'LineStyle','none')

fill([0.00181592039800995 0.00181592039800995 0.0018407960199005 0.0018407960199005],[0.00385572139303483 0.00388059701492537 0.00388059701492537 0.00385572139303483],[0.8,0.7,0.4],'LineStyle','none')

fill([0.0018407960199005 0.0018407960199005 0.00186567164179104 0.00186567164179104],[0.00385572139303483 0.00388059701492537 0.00388059701492537 0.00385572139303483],[0.8,0.7,0.4],'LineStyle','none')

fill([0.00166666666666667 0.00166666666666667 0.00169154228855721 0.00169154228855721],[0.00388059701492537 0.00390547263681592 0.00390547263681592 0.00388059701492537],[0.8,0.7,0.4],'LineStyle','none')

fill([0.00169154228855721 0.00169154228855721 0.00171641791044776 0.00171641791044776],[0.00388059701492537 0.00390547263681592 0.00390547263681592 0.00388059701492537],[0.8,0.7,0.4],'LineStyle','none')

fill([0.00171641791044776 0.00171641791044776 0.00174129353233831 0.00174129353233831],[0.00388059701492537 0.00390547263681592 0.00390547263681592 0.00388059701492537],[0.8,0.7,0.4],'LineStyle','none')

fill([0.00174129353233831 0.00174129353233831 0.00176616915422886 0.00176616915422886],[0.00388059701492537 0.00390547263681592 0.00390547263681592 0.00388059701492537],[0.8,0.7,0.4],'LineStyle','none')
